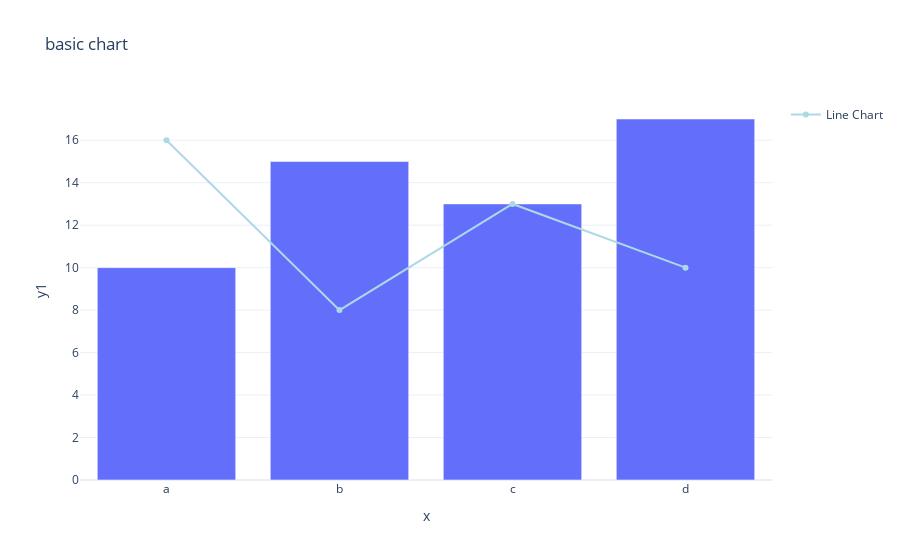

The notebook cell this image was saved under:
### Code cell
import plotly.graph_objects as go
import plotly.express as px 

# 기본차트 
fig = px.bar(data, x='x', y='y1', title='basic chart')

# 차트 추가 
fig.add_trace(go.Scatter(x = data['x'], y=data['y2'], 
                          mode='lines+markers', name='Line Chart'
                          ))

# 막대 차트 
fig.update_traces(marker_color = 'lightblue', selector=dict(type='scatter'))
# selector=dict(type='scatter') 
# 업데이트가 type이 scatter(산점도) 타입의 트레이스(trace) 만 적용 해줘 

fig.show()

### Figure 1 — Plotly figure (JSON) as saved in the notebook; plotly's stock layout.template omitted (floating-point values rounded to 4 significant figures)
{"data": [{"alignmentgroup": "True", "hovertemplate": "x=%{x}<br>y1=%{y}<extra></extra>", "legendgroup": "", "marker": {"color": "#636efa", "pattern": {"shape": ""}}, "name": "", "offsetgroup": "", "orientation": "v", "showlegend": false, "textposition": "auto", "type": "bar", "x": ["a", "b", "c", "d"], "xaxis": "x", "y": [10, 15, 13, 17], "yaxis": "y"}, {"marker": {"color": "lightblue"}, "mode": "lines+markers", "name": "Line Chart", "type": "scatter", "x": ["a", "b", "c", "d"], "y": [16, 8, 13, 10]}], "layout": {"barmode": "relative", "legend": {"tracegroupgap": 0}, "title": {"text": "basic chart"}, "xaxis": {"anchor": "y", "domain": [0, 1], "title": {"text": "x"}}, "yaxis": {"anchor": "x", "domain": [0, 1], "title": {"text": "y1"}}}}
